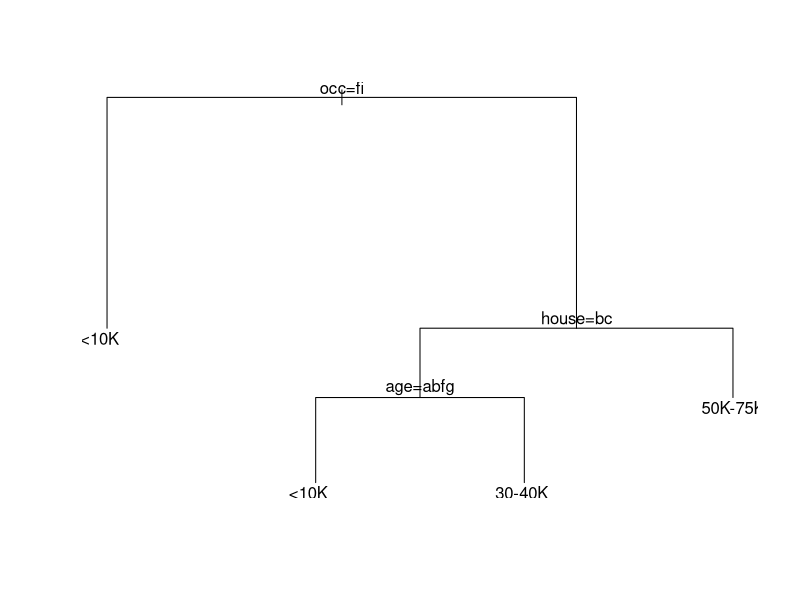
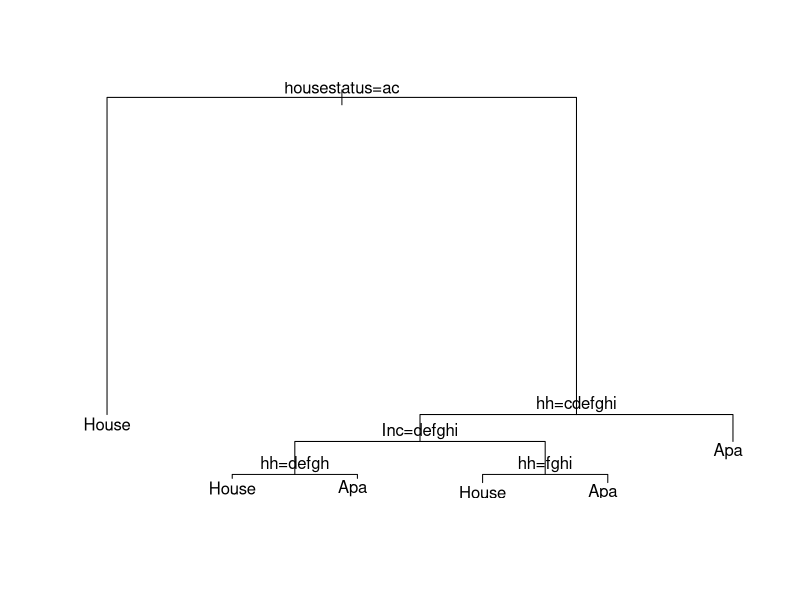

Write R code to recreate these figures, in order.
library(rpart)
Income=read.csv("Income_Data.txt")
ModIncome=data.frame(Inc=Income$X9,sex=Income$X2,marital=Income$X1,age=Income$X5,edu=Income$X4,occ=Income$X5.1,dwelltime=Income$X5.2,dual=Income$X3,hh=Income$X3.1,hh18=Income$X0,house=Income$X1.1,hometype=Income$X1.2,Ethnic=Income$X7,lang=Income$NA.)

Inc=factor(ModIncome$Inc, levels=1:9, labels=c("<10K","10-15K","15-20K","20-25K","25-30K","30-40K","40-50K","50K-75K",">75K"))
sex=factor(ModIncome$sex, levels=1:2, labels=c("Male","Female"))
marital=factor(ModIncome$marital, levels=1:5,labels=c("Married","live-in","Divorced","Seperated","Single"))
age=factor(ModIncome$age,levels=1:7,labels=c("14-17","18-24","25-34","35-44","45-54","55-64","over 65"))
edu=factor(ModIncome$edu,levels=1:6,labels=c("less grade 8","grade 9-11","grad high","1-3 college","College grad","Grad"))
occ=factor(ModIncome$occ,levels=1:9,labels=c("Professional","Sales","laborer","Clerk","Home","Student","Military","Retired","Unemployed"))
dwelltime=factor(ModIncome$dwelltime,levels=1:5,labels=c("<1year","1-3 years","4-6 years","7-10 years",">10 years"))
dual=factor(ModIncome$dual, levels=1:3, labels=c("Not Married","Yes","No"))
hh=factor(ModIncome$hh, levels=1:9, labels=c("1","2","3","4","5","6","7","8",">9"))
hh18=factor(ModIncome$hh18, levels=1:9, labels=c("1","2","3","4","5","6","7","8",">9"))
house=factor(ModIncome$house, levels=1:3, labels=c("Own","Rent","Live with family"))
hometype=factor(ModIncome$hometype,levels=1:5, labels =c("House","Condo","Apa","Mobile","Other"))
ethnic=factor(ModIncome$Ethnic, levels=1:8, labels=c("American Ind","Asian","Black","East indian","Hispanic","Pacific Island","White","Other"))
lang=factor(ModIncome$lang,levels=1:3, labels=c("English","Spanish","Other"))

FinalInc=data.frame(Inc=Inc,sex=sex,marital=marital,age=age,edu=edu,occ=occ, dwelltime=dwelltime, dual=dual, hh=hh, hh18=hh18,house=house, hometype=hometype,ethnic=ethnic, lang=lang)

incfit=rpart(Inc~.-Inc,FinalInc, method='class')
plot(incfit)
text(incfit)

printcp(incfit)
# Lowes cross-validated erro is for  23 split tree==0.80281. Using 1SE rule, find the simplest tree that is
# 1 SE away= 0.80281+0.0062532 ie. 18 split tree).
incfit=rpart(Inc~.-Inc,FinalInc, method='class', cp=0.0019)
summary(incfit)

mydata=data.frame(Inc=" ",sex="Male",marital="Married",age="35-44",edu="Grad",occ="Professional",dwelltime="1-3 years",dual="No",hh="3",hh18="3",house="Own",hometype="House",ethnic="Asian",lang="Other")
tree.pred=predict(incfit,mydata, type="class")
tree.pred

# Root had 8992 elements
  # Prediction for Root=<10K
  # Expected Loss is 0.8059386 implying that 8992*(0.8059386)=7247 have annual income
  # greater than >10K hence that is the error rate when root is classified <10K
  # Class counts are 1745(<10K); 775(10-15K); 667(15-20K), 812(20-25K),722(25-30K),1110(30-40K), 969(40-50K), 1308(50-75K), 883(>75K)
  # Since highest probability/count is class <10K=1745 entries that is chosen as representative
  # value at the root node.
  # Left node has 1843 observations and right node has 7149 observations.
  # best primary split was occupation and age is fairly close
  # 136 entries have occupation missing=> 8992-136=8854 had occupation entries
  # Age is chosen as surrogate as the split with age is similar to  8854*0.859=7605 Entries
  # Age split as LRRRRRRR implying 14-17 as left class and all others as right


HouseType=read.csv("Housetype_Data.txt")
ModHouse=data.frame(Hometype=HouseType$X1,sex=HouseType$X2, marital=HouseType$X4,age=HouseType$X7,edu=HouseType$X4.1,occ=HouseType$X5,Inc=HouseType$NA.,dwelltime=HouseType$X5.1,dual=HouseType$X1.1,hh=HouseType$X1.2,hh18=HouseType$X0,housestatus=HouseType$X1.3,Ethnic=HouseType$X7.1,lang=HouseType$X1.4)

Hometype=factor(ModHouse$Hometype,levels=1:5, labels =c("House","Condo","Apa","Mobile","Other"))
sex=factor(ModHouse$sex, levels=1:2, labels=c("Male","Female"))
marital=factor(ModHouse$marital, levels=1:5,labels=c("Married","live-in","Divorced","Seperated","Single"))
age=factor(ModHouse$age,levels=1:7,labels=c("14-17","18-24","25-34","35-44","45-54","55-64","over 65"))
edu=factor(ModHouse$edu,levels=1:6,labels=c("less grade 8","grade 9-11","grad high","1-3 college","College grad","Grad"))
occ=factor(ModHouse$occ,levels=1:9,labels=c("Professional","Sales","laborer","Clerk","Home","Student","Military","Retired","Unemployed"))
Inc=factor(ModHouse$Inc, levels=1:9, labels=c("<10K","10-15K","15-20K","20-25K","25-30K","30-40K","40-50K","50K-75K",">75K"))
dwelltime=factor(ModHouse$dwelltime,levels=1:5,labels=c("<1year","1-3 years","4-6 years","7-10 years",">10 years"))
dual=factor(ModHouse$dual, levels=1:3, labels=c("Not Married","Yes","No"))
hh=factor(ModHouse$hh, levels=1:9, labels=c("1","2","3","4","5","6","7","8",">9"))
hh18=factor(ModHouse$hh18, levels=1:9, labels=c("1","2","3","4","5","6","7","8",">9"))
housestatus=factor(ModHouse$house, levels=1:3, labels=c("Own","Rent","Live with family"))
ethnic=factor(ModHouse$Ethnic, levels=1:8, labels=c("American Ind","Asian","Black","East indian","Hispanic","Pacific Island","White","Other"))
lang=factor(ModHouse$lang,levels=1:3, labels=c("English","Spanish","Other"))

Finalhouse=data.frame(Hometype=Hometype,sex=sex,marital=marital,age=age,edu=edu,occ=occ,Inc=Inc, dwelltime=dwelltime, dual=dual, hh=hh, hh18=hh18,housestatus=housestatus, ethnic=ethnic, lang=lang)

homefit=rpart(Hometype~.-Hometype,data=Finalhouse, method='class', cp=0.001)
printcp(homefit)
#Based on the printcp, model with lower cross-valdiated error is 8 split model
#using 1 SE rule, we can select the simplest model with 1SE distance away i,e 0.62940+0.011244= 0.640644 cross-validated 
#error ie, we choose the 4 split model and plot it

homefit2=rpart(Hometype~.-Hometype,data=Finalhouse, method='class', cp=0.004)
printcp(homefit2)
#Number of miss-classification is 3694*0.63129= 2332 nodes
plot(homefit2)
text(homefit2)
#summary(homefit2)
#Notes:
# Householder status seems to be the most important predictor for the Type of Home. If the householder owns the home,
# it is more likely that the property is a house. It looks like in this dataset, people who lived in a house owned them 
# rather renting them. If the Householder is renting or living with a family then the next important factor are the
# number of people in the house. If there are 4-8 people in a household and their income is high enough
# i.e greater than 20K, then there is a high chance they live in a house. This makes sense as the family makes sufficient
# income and there are many people in the household, for comfort reasons they probably live in a house. However, it looks
# like if the family is small 3 or less or very large 9 or more, then the family lives in an apartment. It is likely that
# apartment suffices for a small family of 3 hence that is the preferred choice. If a family has more than 9 members in
# in the household, then most of the income probably goes for people expenses leaving little money to rent, hence they 
# they choose the apartment.
# if the household income is low i.e upto 20k, then if the household has 1-5 members it is more likely they live in 
# in an apartment. If there are more than 5 members in the household, they live in a house. This is similar to the trend
# earlier, that smaller families probably choose to live in an apartment because an apartment supports small family easily.
# Larger families even on low income require the space of a house hence they live in a house.
